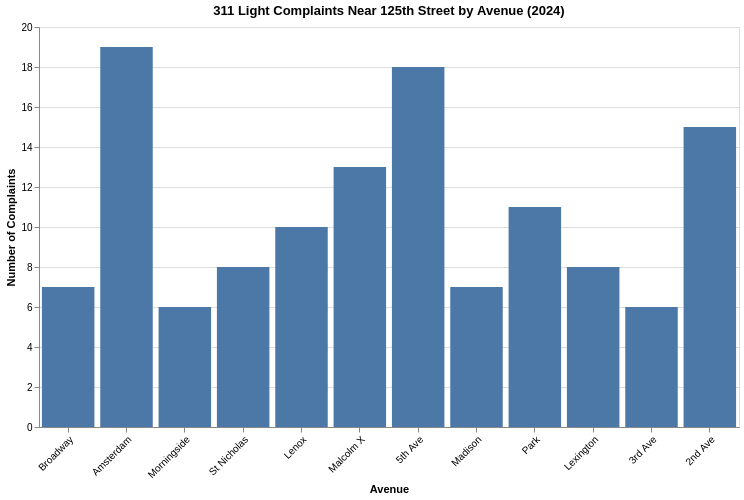

The notebook cell this image was saved under:
### Code cell
import pandas as pd
import altair as alt

# STEP 1: Upload CSV in Colab
from google.colab import files
uploaded = files.upload()

# STEP 2: Load CSV
df = pd.read_csv("311_light-requests.csv")

# STEP 3: Drop rows with missing location
df = df.dropna(subset=['Latitude', 'Longitude'])

# STEP 4: Filter to wide bounding box around 125th Street
df_125th = df[
    (df['Latitude'].between(40.808, 40.817)) &
    (df['Longitude'].between(-73.965, -73.925))
]

# STEP 5: Define longitude boundaries for each avenue (west to east)
avenue_bounds = {
    "Broadway":      (-73.963, -73.960),
    "Amsterdam":     (-73.960, -73.957),
    "Morningside":   (-73.957, -73.955),
    "St Nicholas":   (-73.955, -73.952),
    "Lenox":         (-73.952, -73.949),
    "Malcolm X":     (-73.949, -73.946),
    "5th Ave":       (-73.946, -73.943),
    "Madison":       (-73.943, -73.940),
    "Park":          (-73.940, -73.937),
    "Lexington":     (-73.937, -73.934),
    "3rd Ave":       (-73.934, -73.931),
    "2nd Ave":       (-73.931, -73.928)
}

# STEP 6: Assign each complaint to an avenue
def assign_avenue_zone(lon):
    for ave, (min_lon, max_lon) in avenue_bounds.items():
        if min_lon <= lon <= max_lon:
            return ave
    return "Unknown"

df_125th.loc[:, 'Avenue'] = df_125th['Longitude'].apply(assign_avenue_zone)

# STEP 7: Count complaints by avenue
ordered_avenues = list(avenue_bounds.keys())  # ordered west to east
complaint_counts = df_125th['Avenue'].value_counts().reindex(ordered_avenues, fill_value=0).reset_index()
complaint_counts.columns = ['Avenue', 'Complaints']

# STEP 8: Plot with Altair
chart = alt.Chart(complaint_counts).mark_bar().encode(
    x=alt.X('Avenue', sort=ordered_avenues, title='Avenue'),
    y=alt.Y('Complaints', title='Number of Complaints'),
    tooltip=['Avenue', 'Complaints']
).properties(
    title='311 Light Complaints Near 125th Street by Avenue (2024)',
    width=700,
    height=400
).configure_axisX(
    labelAngle=-45
)

chart

### Figure 1 — Vega-Lite specification as saved in the notebook (floating-point values rounded to 4 significant figures)
{"config": {"view": {"continuousWidth": 300, "continuousHeight": 300}, "axisX": {"labelAngle": -45}}, "data": {"name": "data-77f0513ff32f9556726318cf113944df"}, "mark": {"type": "bar"}, "encoding": {"tooltip": [{"field": "Avenue", "type": "nominal"}, {"field": "Complaints", "type": "quantitative"}], "x": {"field": "Avenue", "sort": ["Broadway", "Amsterdam", "Morningside", "St Nicholas", "Lenox", "Malcolm X", "5th Ave", "Madison", "Park", "Lexington", "3rd Ave", "2nd Ave"], "title": "Avenue", "type": "nominal"}, "y": {"field": "Complaints", "title": "Number of Complaints", "type": "quantitative"}}, "height": 400, "title": "311 Light Complaints Near 125th Street by Avenue (2024)", "width": 700, "$schema": "https://vega.github.io/schema/vega-lite/v5.20.1.json", "datasets": {"data-77f0513ff32f9556726318cf113944df": [{"Avenue": "Broadway", "Complaints": 7}, {"Avenue": "Amsterdam", "Complaints": 19}, {"Avenue": "Morningside", "Complaints": 6}, {"Avenue": "St Nicholas", "Complaints": 8}, {"Avenue": "Lenox", "Complaints": 10}, {"Avenue": "Malcolm X", "Complaints": 13}, {"Avenue": "5th Ave", "Complaints": 18}, {"Avenue": "Madison", "Complaints": 7}, {"Avenue": "Park", "Complaints": 11}, {"Avenue": "Lexington", "Complaints": 8}, {"Avenue": "3rd Ave", "Complaints": 6}, {"Avenue": "2nd Ave", "Complaints": 15}]}}
